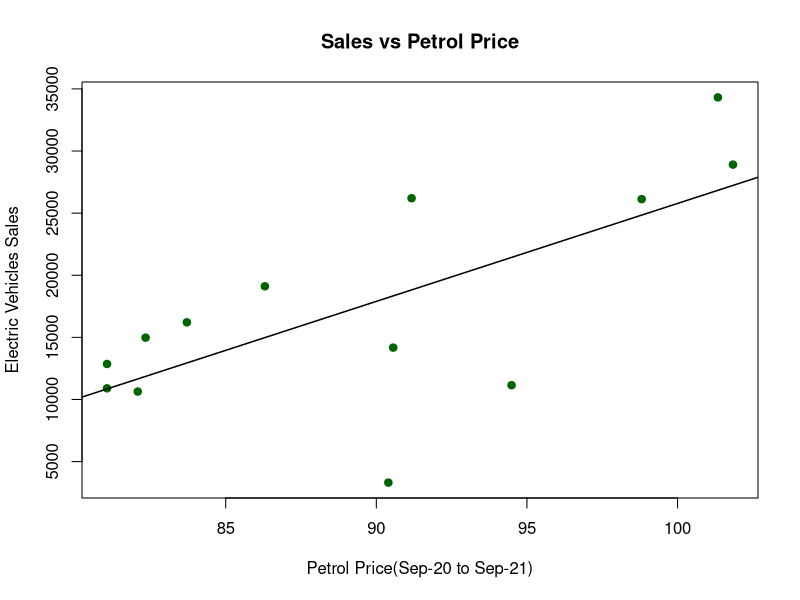
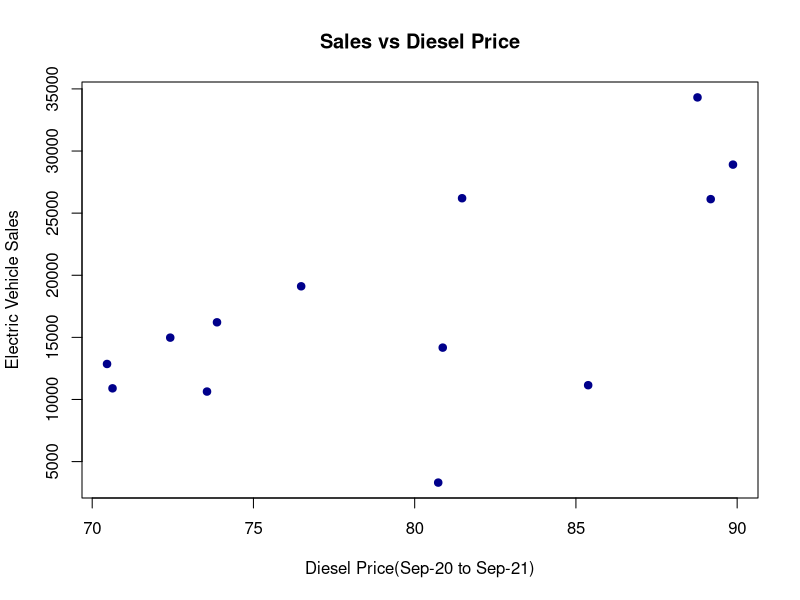

Write the R code that produced these figures, in order.
library(readxl)
EV <- read_excel("EV_analysis.xlsx")
#View(EV)

y=EV$EV_Sales

x=EV$`Petrol_Price(₹)`

plot(x,y, main="Sales vs Petrol Price",
     xlab="Petrol Price(Sep-20 to Sep-21)", 
     ylab = "Electric Vehicles Sales",
     pch=19, 
     col="dark green")

#..........linear_Regression...............#

mod=lm(y~x)
mod
abline(mod, col="black",lwd=1.5)

summary(mod)
#................correlation...............#

cor(x,y,method = 'pearson')

#..........Sales vs Diesel...............#

y=EV$EV_Sales

z=EV$`Diesel_Price(₹)`

plot(z,y, main="Sales vs Diesel Price",
     xlab="Diesel Price(Sep-20 to Sep-21)", 
     ylab = "Electric Vehicle Sales",
     pch=19, 
     col="dark blue")
